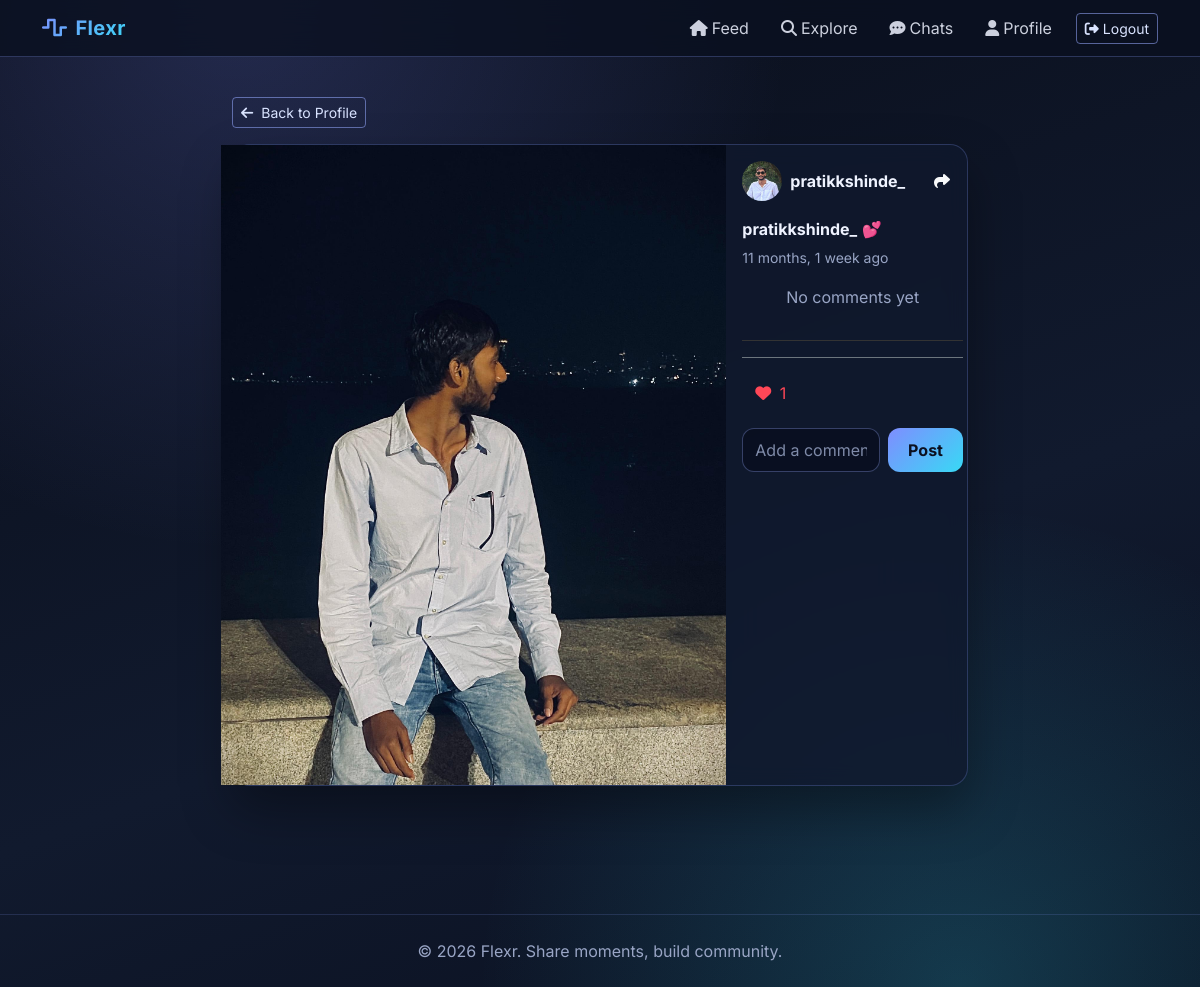
The app's page /post/1/ (signed in) with its own data.
### feed/models.py (models this page shows, shortened)
class Post(models.Model):
    author = models.ForeignKey(User, on_delete=models.CASCADE, related_name='posts')
    image = models.ImageField(upload_to='posts/')
    caption = models.TextField(blank=True)
    created_at = models.DateTimeField(default=timezone.now)
    likes = models.ManyToManyField(User, related_name='liked_posts', blank=True)
    class Meta:
        ordering = ['-created_at']
    def total_likes(self):
        return self.likes.count()

class Profile(models.Model):
    user = models.OneToOneField(User, on_delete=models.CASCADE)
    bio = models.TextField(blank=True)
    profile_pic = models.ImageField(upload_to='profiles/', blank=True, null=True)
    followers = models.ManyToManyField(User, related_name='following', blank=True)

### feed/views.py (the view, shortened to what this page needs)
# urls.py: path('post/<int:post_id>/', views.post_detail, name='post_detail'),
@login_required
def post_detail(request, post_id):
    post = get_object_or_404(Post, id=post_id)
    comments = post.comments.all()
    return render(request, 'feed/post_detail.html', {
        'post': post,
        'comments': comments,
    })

### feed/templates/feed/post_detail.html (shortened to what this page needs)
{% extends 'feed/base.html' %}
{% block content %}
<div class="container-fluid pb-5">
    <div class="row justify-content-center">
        <div class="col-lg-8">
            <div class="mb-3">
                <a href="{% url 'feed:profile' %}" class="btn btn-outline-light btn-sm">
                    <i class="fas fa-arrow-left me-2"></i>Back to Profile
                </a>
            </div>
            <div class="premium-card p-0">
                <div class="row">
                    <div class="col-md-8 p-0">
                        <img src="{{ post.image.url }}" class="img-fluid w-100" style="max-height: 80vh; object-fit: cover;">
                    </div>
                    <div class="col-md-4 p-3">
                        <div class="d-flex align-items-center mb-3">
                            {% if post.author.profile.profile_pic %}
                                <img src="{{ post.author.profile.profile_pic.url }}" class="profile-pic-sm me-2">
                            {% else %}
                                <div class="profile-pic-sm me-2 bg-gradient d-flex align-items-center justify-content-center">
                                    <i class="fas fa-user text-white small"></i>
                                </div>
                            {% endif %}
                            <div class="flex-grow-1">
                                <strong>{{ post.author.username }}</strong>
                            </div>
                            <a href="{% url 'feed:share_post' post.id %}" class="btn text-light">
                                <i class="fas fa-share"></i>
                            </a>
                        </div>
                        {% if post.caption %}
                        <div class="mb-3">
                            <p class="mb-1">
                                <strong>{{ post.author.username }}</strong> {{ post.caption }}
                            </p>
                            <small class="text-muted">{{ post.created_at|timesince }} ago</small>
                        </div>
                        {% endif %}
                        <div class="comments-section" style="max-height: 300px; overflow-y: auto;">
                            {% for comment in comments %}
                            <div class="comment mb-2">
                                <strong>{{ comment.author.username }}</strong>
                                <span class="ms-1">{{ comment.text }}</span>
                                <br>
                                <small class="text-muted">{{ comment.created_at|timesince }} ago</small>
                            </div>
                            {% empty %}
                            <p class="text-muted text-center">No comments yet</p>
                            {% endfor %}
                        </div>
                        <div class="border-top border-secondary pt-3 mt-3">
                            <div class="d-flex justify-content-between mb-3">
                                <button class="btn btn-like {% if request.user in post.likes.all %}liked{% endif %}"
                                        data-post-id="{{ post.id }}">
                                    <i class="fas fa-heart"></i>
                                    <span class="ms-1">{{ post.total_likes }}</span>
                                </button>
                            </div>
                            <form method="POST" class="d-flex">
                                <input type="text" name="comment" class="form-control me-2" placeholder="Add a comment..." required>
                                <button type="submit" class="btn btn-premium">Post</button>
                            </form>
                        </div>
                    </div>
                </div>
            </div>
        </div>
    </div>
</div>
{% endblock %}

### feed/templates/feed/base.html (style rules this page uses)
:root { --bg-900: #090d19; --bg-800: #111a2e; --card: rgba(16, 25, 45, 0.78); --card-border: rgba(135, 160, 255, 0.24); --text-main: #eff3ff; --text-muted: #99a5c5; --brand-a: #7f8dff; --brand-b: #38d9f5; --danger: #ff6d8e; --brand-gradient: linear-gradient(135deg, var(--brand-a), var(--brand-b)); }
* { box-sizing: border-box; }
body { font-family: 'Inter', sans-serif; color: var(--text-main); min-height: 100vh; background: radial-gradient(circle at 20% 0%, rgba(126, 140, 255, 0.22), transparent 40%), radial-gradient(circle at 80% 100%, rgba(56, 217, 245, 0.2), transparent 35%), linear-gradient(160deg, var(--bg-900), var(--bg-800) 60%, #0a1020); }
.premium-card { background: var(--card); border-radius: 18px; border: 1px solid var(--card-border); box-shadow: 0 24px 50px rgba(0, 0, 0, 0.35); backdrop-filter: blur(10px); }
.btn-premium { background: var(--brand-gradient); border: none; color: #0b1020; font-weight: 700; border-radius: 12px; padding: 10px 20px; transition: transform .2s ease, box-shadow .2s ease; }
.form-control, .form-select, input[type="text"], input[type="password"], input[type="email"], textarea { background: rgba(9, 14, 30, 0.8) !important; color: var(--text-main) !important; border: 1px solid rgba(142, 162, 241, 0.34) !important; border-radius: 12px !important; }
::placeholder { color: #7f8ba9 !important; }
.text-muted { color: var(--text-muted) !important; }
.profile-pic-sm { width: 42px; height: 42px; border-radius: 50%; object-fit: cover; }
.btn-outline-light { border-color: rgba(150, 170, 255, 0.55); color: #d9e3ff; }

### feed/templates/feed/post_detail.html (style rules this page uses)
.profile-pic-sm { width: 40px; height: 40px; border-radius: 50%; object-fit: cover; }
.btn-like.liked { color: #ff4757; }
.comments-section { border-bottom: 1px solid #333; padding-bottom: 15px; }

### records on screen
Post: image (picture), author.profile.profile_pic (placeholder picture), author.username "pratikkshinde_", caption "💕", created_at "11 months, 1 week", total_likes "1"
